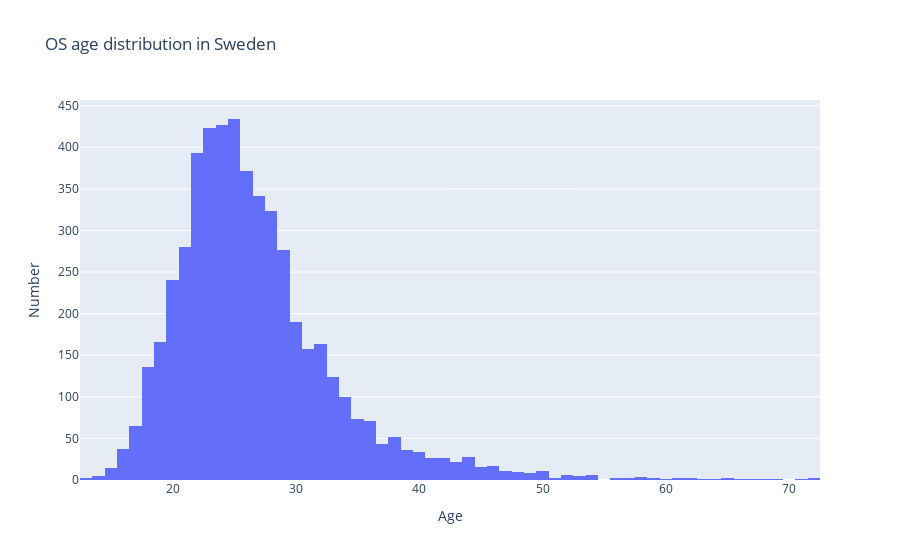

The code cell stored with this chart in its notebook:
### Code cell
# histogram över åldrar
# gets swedish participants
df_swedish_participants = df_data.loc[df_data["Team"] == "Sweden"]

# group the data where name is the same and creates a new dataframe with age and name.
df_age = df_swedish_participants[["Age", "Name"]].groupby(["Name", "Age"]).count().reset_index()

# Plots the histogram 
fig = px.histogram(df_age, x= "Age", title="OS age distribution in Sweden")
fig.update_layout(
        yaxis_title="Number"
    )
fig.show()

### Figure 1 — Plotly figure (JSON) as saved in the notebook; plotly's stock layout.template omitted (floating-point values rounded to 4 significant figures; data arrays with more than 128 entries replaced by an {"elided": "..."} marker saying what was removed)
{"data": [{"alignmentgroup": "True", "bingroup": "x", "hovertemplate": "Age=%{x}<br>count=%{y}<extra></extra>", "legendgroup": "", "marker": {"color": "#636efa", "pattern": {"shape": ""}}, "name": "", "offsetgroup": "", "orientation": "v", "showlegend": false, "type": "histogram", "x": {"elided": "5203 int values"}, "xaxis": "x", "yaxis": "y"}], "layout": {"barmode": "relative", "legend": {"tracegroupgap": 0}, "title": {"text": "OS age distribution in Sweden"}, "xaxis": {"anchor": "y", "domain": [0, 1], "title": {"text": "Age"}}, "yaxis": {"anchor": "x", "domain": [0, 1], "title": {"text": "Number"}}}}
